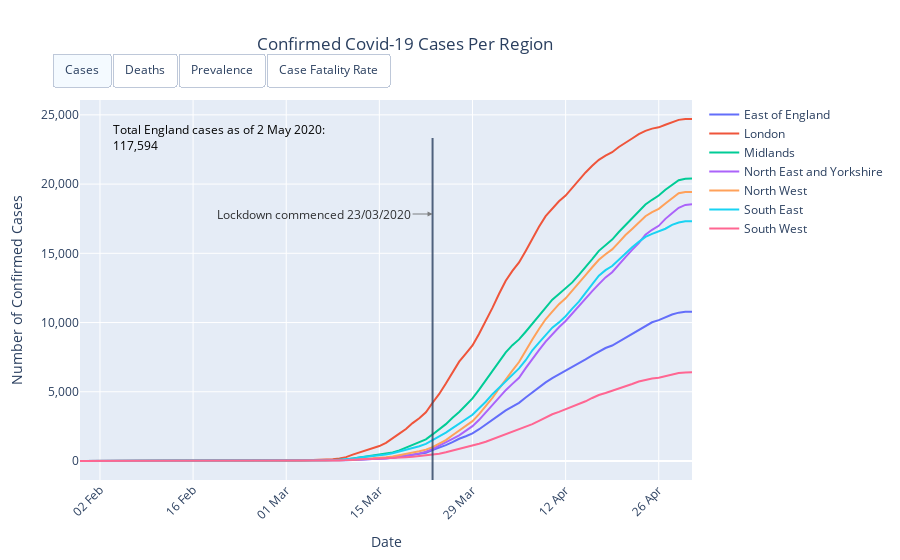

Notebook cell for this chart:
### Code cell
fig = go.Figure()

total_cases_traces = []
total_deaths_traces = []
prevalence_traces = []
case_fatality_rate_traces = []

total_cases_df = (
    complete_df.xs("cases", level="measure", axis=1)
    .dropna(how="all", axis=0)  # trim the start and end dates
    .dropna(how="all", axis=1)  # drop columns with no data
)

for area, area_cases_df in total_cases_df.groupby(level="area_name", axis=1):
    text = (
        area_cases_df.index.to_series().dt.strftime("%-d %B") + " | " + area + "<br>" \
        "Total cases: " + area_cases_df[area, "total"].apply("{:,.0f}".format) + \
        " (" + area_cases_df[area, "new"].apply("{:+,.0f}".format) + ")"
    )
    
    total_cases_traces.append(
        go.Scatter(
            x=area_cases_df.index,
            y=area_cases_df[area, "total"],
            name=area,
            visible=True,
            text=text,
            hovertemplate="%{text}<extra></extra>"
        )
    )

total_deaths_df = (
    complete_df.xs("deaths", level="measure", axis=1)
    .dropna(how="all", axis=0)  # trim the start and end dates
    .dropna(how="all", axis=1)  # drop columns with no data
)

for area, area_deaths_df in total_deaths_df.groupby(level="area_name", axis=1):
    text = (
        area_deaths_df.index.to_series().dt.strftime("%-d %B") + " | " + area + "<br>" \
        "Total deaths: " + area_deaths_df[area, "total"].apply("{:,.0f}".format) + \
        " (" + area_deaths_df[area, "new"].apply("{:+,.0f}".format) + ")"
    )
    total_deaths_traces.append(
        go.Scatter(
            x=area_deaths_df.index,
            y=area_deaths_df[area, "total"],
            name=area,
            # hide all deaths traces by default
            visible=False,
            text=text,
            hovertemplate="%{text}<extra></extra>"
        )
    )

prevalence_df = (
    complete_df.xs(("cases", "prevalence"), level=["measure", "submeasure"], axis=1)
    .dropna(how="all", axis=0)  # trim the start and end dates
    .dropna(how="all", axis=1)  # drop columns with no data
)

for area, prevalence_series in prevalence_df.iteritems():
    text = (
        prevalence_series.index.to_series().dt.strftime("%-d %B") + " | " + area + "<br>" \
        "Prevalence: " + prevalence_series.apply("{:.1%}".format)
    )
    prevalence_traces.append(
        go.Scatter(
            x=prevalence_series.index,
            y=prevalence_series,
            name=area,
            # hide all prevalence traces by default
            visible=False,
            text=text,
            hovertemplate="%{text}<extra></extra>"
        )
    )
    
case_fatality_rate_df = (
    complete_df.xs(("deaths", "case_fatality_rate"), level=["measure", "submeasure"], axis=1)
    .dropna(how="all", axis=0)  # trim the start and end dates
    .dropna(how="all", axis=1)  # drop columns with no data
)

for area, case_fatality_rate_series in case_fatality_rate_df.iteritems():
    text = (
        case_fatality_rate_series.index.to_series().dt.strftime("%-d %B") + " | " + area + "<br>" \
        "Case fatality rate: " + case_fatality_rate_series.apply("{:.1%}".format)
    )
    case_fatality_rate_traces.append(
        go.Scatter(
            x=case_fatality_rate_series.index,
            y=case_fatality_rate_series,
            name=area,
            # hide all case fatality rate traces by default
            visible=False,
            text=text,
            hovertemplate="%{text}<extra></extra>"
        )
    )

# add all the traces
for trace in total_cases_traces + total_deaths_traces + prevalence_traces + case_fatality_rate_traces:
    fig.add_trace(trace)

# add a vertical line showing when the UK went into "lockdown"...
fig.add_shape(
    type="line",
    xref="x",
    yref="paper",
    x0=datetime.date(2020, 3, 23),
    y0=0,
    x1=datetime.date(2020, 3, 23),
    y1=0.9,
    opacity=0.8,
)    

# ...and then annotate it with some text
lockdown_annotation = dict(
    xref="x",
    yref="paper",
    x=datetime.date(2020, 3, 23),
    y=0.7,
    text="Lockdown commenced 23/03/2020",
    font_color="#000",
    showarrow=True,
    align="center",
    arrowhead=2,
    arrowsize=1,
    arrowwidth=1,
    arrowcolor="#636363",
    ax=-20,
    ay=0,
    xanchor="right",
    opacity=0.8,
)

total_cases_series = (
    complete_df.xs(("cases", "total"), level=["measure", "submeasure"], axis=1)
    .dropna(how="all", axis=1)
    .fillna(method="ffill")
    .iloc[-1]
)
latest_total_cases = total_cases_series.sum()
total_cases_annotation = dict(
    xref="paper",
    yref="paper",
    x=0.05,
    y=0.95,
    text=f"Total England cases as of {total_cases_series.name:%-d %B %Y}:<br>" \
         f"{latest_total_cases:,.0f}",
    font_color="#000",
    showarrow=False,
    align="left"
)

total_deaths_series = (
    complete_df.xs(("deaths", "total"), level=["measure", "submeasure"], axis=1)
    .dropna(how="all", axis=1)
    .fillna(method="ffill")
    .iloc[-1]
)
latest_total_deaths = total_deaths_series.sum()
total_deaths_annotation = dict(
    xref="paper",
    yref="paper",
    x=0.05,
    y=0.95,
    text=f"Total UK deaths as of {total_deaths_series.name:%-d %B %Y}:<br>" \
         f"{latest_total_deaths:,.0f}",
    font_color="#000",
    showarrow=False,
    align="left"
)

latest_total_prevalence = latest_total_cases / regional_populations["England"]
total_prevalence_annotation = dict(
    xref="paper",
    yref="paper",
    x=0.05,
    y=0.95,
    text=f"Total England period prevalence as of {total_cases_series.name:%-d %B %Y}:<br>" \
         f"{latest_total_prevalence:.2%}",
    font_color="#000",
    showarrow=False,
    align="left"
)

latest_case_fatality_rate = latest_total_deaths / latest_total_cases
total_case_fatality_annotation = dict(
    xref="paper",
    yref="paper",
    x=0.05,
    y=0.95,
    text=f"Total England case fatality rate as of " \
         f"{max([total_cases_series.name,total_deaths_series.name]):%-d %B %Y}:<br>" \
         f"{latest_case_fatality_rate:.1%}",
    font_color="#000",
    showarrow=False,
    align="left"
)

fig.update_layout(
    updatemenus=[{
        "type": "buttons",
        "direction": "right",
        "x": 0.505,
        "y": 1.125,
        "buttons": list([
            {
                "label": "Cases",
                "method": "update",
                "args": [
                    {"visible": [True] * 7 + [False] * (21 + 3)}, 
                    {
                        "title": "Confirmed Covid-19 Cases Per Region",
                        "yaxis": {"title": "Number of Confirmed Cases"},
                        "annotations": [lockdown_annotation] + [total_cases_annotation],
                    }
                ]
            },
            {
                "label": "Deaths",
                "method": "update",
                "args": [
                    {
                        "visible": [False] * 7 + [True] * 10 + [False] * 14,                    }, 
                    {
                        "title": "Covid-19 Deaths Per Region",
                        "yaxis": {"title": "Number of Deaths", "tickformat": ",d"},
                        "annotations": [lockdown_annotation] + [total_deaths_annotation],
                    }
                ]
            },
            {
                "label": "Prevalence",
                "method": "update",
                "args": [
                    {
                        "visible": [False] * 17 + [True] * 7 + [False] * 7
                    },
                    {
                        "title": "Covid-19 Prevalence Per Region",
                        "yaxis": {"title": "Prevalence", "tickformat": ".2%"},
                        "annotations": [lockdown_annotation] + [total_prevalence_annotation],
                    }
                ],
            },
            {
                "label": "Case Fatality Rate",
                "method": "update",
                "args": [
                    {
                        "visible": [False] * (21 + 3) + [True] * 7
                    },
                    {
                        "title": "Covid-19 Case Fatality Rate Per Region",
                        "yaxis": {"title": "Case Fatality Rate", "tickformat": ".1%"},
                        "annotations": [lockdown_annotation] + [total_case_fatality_annotation],
                    }
                ],
            }
        ])
    }],
    title={
        "text": "Confirmed Covid-19 Cases Per Region",
        "x": 0.45,
    },
    xaxis={
        "title": "Date",
        "tickformat": '%d %b',
        "tickangle": -45,
    },
    yaxis={
        "title": "Number of Confirmed Cases",
        "tickformat": ",d",
    },
    hovermode="closest",
    annotations=[lockdown_annotation, total_cases_annotation],
)
    

fig.show()
